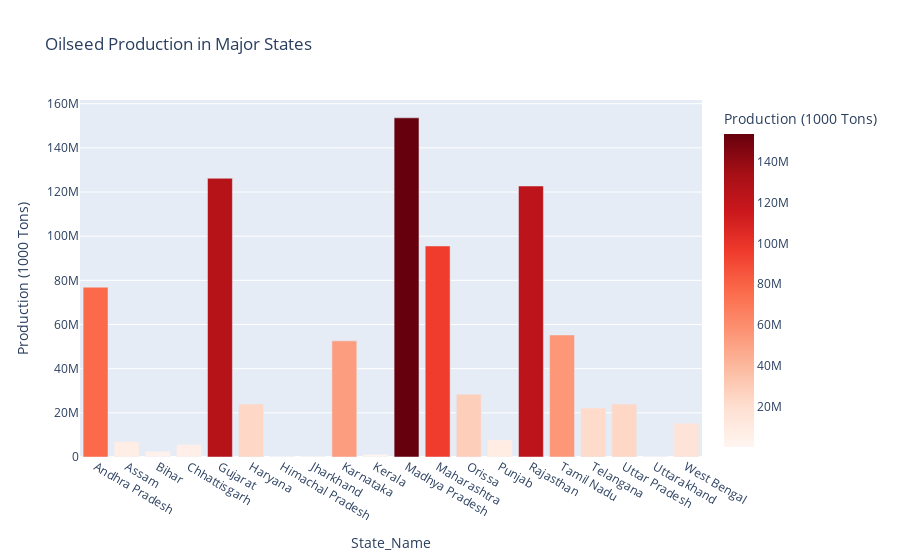

The notebook cell saved with this chart:
### Markdown cell above
Oilseed Production in Major States

### Code cell
# Filter relevant columns for Oilseed production
oilseed_data = df[['State_Name', 'OILSEEDS_PRODUCTION_1000_tons']]

# Aggregate by state
oilseed_data = oilseed_data.groupby('State_Name').sum().reset_index()

# Plot the data using a bar plot
fig = px.bar(
    oilseed_data,
    x='State_Name',
    y='OILSEEDS_PRODUCTION_1000_tons',
    title='Oilseed Production in Major States',
    labels={'OILSEEDS_PRODUCTION_1000_tons': 'Production (1000 Tons)'},
    color='OILSEEDS_PRODUCTION_1000_tons',
    color_continuous_scale='reds'
)

fig.show()

### Figure 1 — Plotly figure (JSON) as saved in the notebook; plotly's stock layout.template omitted (floating-point values rounded to 4 significant figures)
{"data": [{"hovertemplate": "State_Name=%{x}<br>Production (1000 Tons)=%{marker.color}<extra></extra>", "legendgroup": "", "marker": {"color": [76890000.0, 6995000.0, 2600000.0, 5612000.0, 126200000.0, 24010000.0, 297300.0, 409400.0, 52600000.0, 1193000.0, 153600000.0, 95570000.0, 28450000.0, 7800000.0, 122700000.0, 55280000.0, 22180000.0, 24020000.0, 229200.0, 15320000.0], "coloraxis": "coloraxis", "pattern": {"shape": ""}}, "name": "", "orientation": "v", "showlegend": false, "textposition": "auto", "type": "bar", "x": ["Andhra Pradesh", "Assam", "Bihar", "Chhattisgarh", "Gujarat", "Haryana", "Himachal Pradesh", "Jharkhand", "Karnataka", "Kerala", "Madhya Pradesh", "Maharashtra", "Orissa", "Punjab", "Rajasthan", "Tamil Nadu", "Telangana", "Uttar Pradesh", "Uttarakhand", "West Bengal"], "xaxis": "x", "y": [76890000.0, 6995000.0, 2600000.0, 5612000.0, 126200000.0, 24010000.0, 297300.0, 409400.0, 52600000.0, 1193000.0, 153600000.0, 95570000.0, 28450000.0, 7800000.0, 122700000.0, 55280000.0, 22180000.0, 24020000.0, 229200.0, 15320000.0], "yaxis": "y"}], "layout": {"barmode": "relative", "coloraxis": {"colorbar": {"title": {"text": "Production (1000 Tons)"}}, "colorscale": [[0, "rgb(255,245,240)"], [0.125, "rgb(254,224,210)"], [0.25, "rgb(252,187,161)"], [0.375, "rgb(252,146,114)"], [0.5, "rgb(251,106,74)"], [0.625, "rgb(239,59,44)"], [0.75, "rgb(203,24,29)"], [0.875, "rgb(165,15,21)"], [1, "rgb(103,0,13)"]]}, "legend": {"tracegroupgap": 0}, "title": {"text": "Oilseed Production in Major States"}, "xaxis": {"anchor": "y", "domain": [0, 1], "title": {"text": "State_Name"}}, "yaxis": {"anchor": "x", "domain": [0, 1], "title": {"text": "Production (1000 Tons)"}}}}
